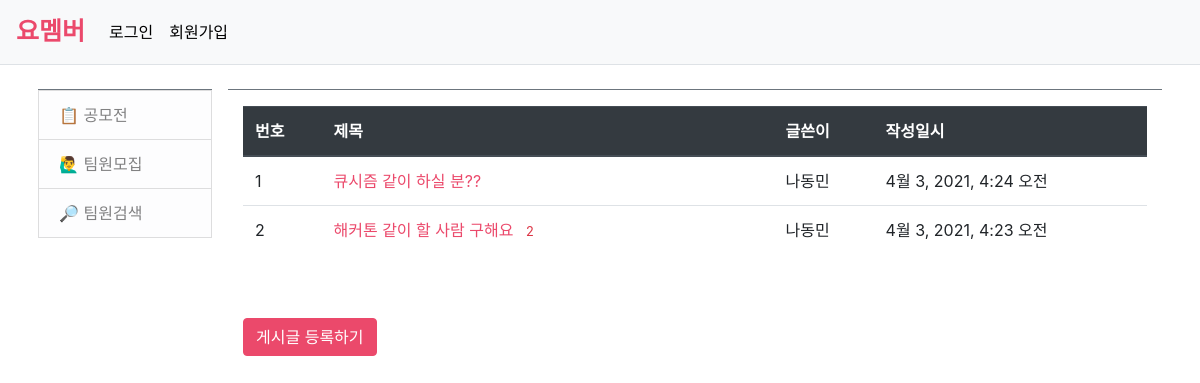
Page /yomember/team on the earlier database version.
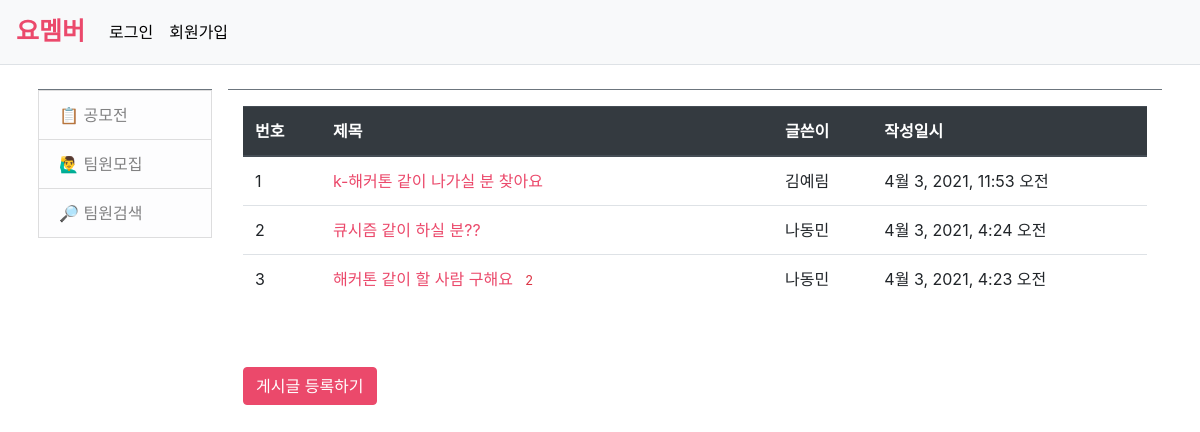
Same page on the later database version.
### yomember/models.py (models this page shows, shortened)
class Question(models.Model):
    subject = models.CharField(max_length=200)
    content = models.TextField()
    create_date = models.DateTimeField()
    author = models.ForeignKey(User, on_delete=models.CASCADE)

### yomember/views.py (the view)
# urls.py: path('team', views.team, name='team'),
def team(request):
    question_list = Question.objects.order_by('-create_date')
    context = {'question_list': question_list}
    return render(request, 'yomember/team.html', context)

### templates/yomember/team.html
{% extends 'base.html' %}
{% block content %}
<div class = "container my-3">
    <table class = "table">
        <thead>
        <tr class="thead-dark">
            <th>번호</th>
            <th style="width:50%">제목</th>
            <th>글쓴이</th>
            <th>작성일시</th>
        </tr>
        </thead>
        <tbody>
        {% if question_list %}
        {% for question in question_list %}
        <tr class="text-left">
            <td>{{ forloop.counter }}</td>
            <td class="text-left">
                <a href="{% url 'yomember:detail' question.id %}" style="color: #EB496B;">{{ question.subject }}</a>
                {% if question.comment_set.count > 0 %}
                <span class="text-danger small ml-2">{{ question.comment_set.count }}</span>
                {% endif %}
            </td>
            <td>{{ question.author.username }}</td>
            <td>{{ question.create_date }}</td>
        </tr>
        {% endfor %}
        {% else %}
        <tr>
            <td colspan="3">게시글이 없습니다.</td>
        </tr>
        {% endif %}
        </tbody>
    </table>
    <br><br>
    <a href="{% url 'yomember:question_create' %}" class="btn btn-primary" style="background-color: #EB496B; border-color: #EB496B;">게시글 등록하기</a>
</div>
{% endblock %}

Differences in the rows shown:
added Question: subject "k-해커톤 같이 나가실 분 찾아요", author.username "김예림", create_date "4월 3, 2021, 11:53 오전"
